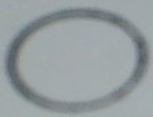
#> input picture templates/5_5_temp_9.jpg, 153 x 117 px
$ python sudo.py --image templates/5_5_temp_9.jpg
#> lines starting #> are read from the running program, lines starting #| are printed output that depends on the picture; after the words box and inside, x2 and y2 are one past the last pixel; in counts of white or black regions, pixels touching at a corner belong together
# this file is for find the O and return position in 3x3 square map
import cv2
import numpy as np
from imutils.object_detection import non_max_suppression
import argparse
# construct the argument parser and parse the arguments
ap = argparse.ArgumentParser()
ap.add_argument("-i", "--image", required = True, help = "Path to the image") # get image path from execute.py
args = vars(ap.parse_args())
# 讀剛剛拍的照片
img = cv2.imread(args["image"])
#> img is the input picture: shape (117, 153, 3); mean B, G, R 160.1, 157.6, 149.7
# each range of (x,y) in the 9(3x3) frame
x_row = [[600,850], [851,1080], [1081,1350]]
y_row = [[300,450], [451,570], [571,850]]

# Define a minimum threshold
thresh = 0.4
total_box = []
# use for check different templates' frames with different colors
global color_index
color_index = 0
def circleBox(temp, color_index) :
#> called with color_index = 1
    W, H = temp.shape[:2]
#> W = 117; H = 153
    # Converting them to grayscale
    img_gray = cv2.cvtColor(img,
                            cv2.COLOR_BGR2GRAY)
    temp_gray = cv2.cvtColor(temp,
                            cv2.COLOR_BGR2GRAY)
    # Passing the image to matchTemplate method
    match = cv2.matchTemplate(
        image=img_gray, templ=temp_gray,
    method=cv2.TM_CCOEFF_NORMED)
#> match = [1]

    # Select rectangles with
    # confidence greater than threshold
    (y_points, x_points) = np.where(match >= thresh)
#> y_points = [0]; x_points = [0]

    # initialize our list of rectangles
    boxes = list()

    # loop over the starting (x, y)-coordinates again
    for (x, y) in zip(x_points, y_points):

        # update our list of rectangles
        boxes.append((x, y, x + W, y + H))
#> this loop made 1 pass
#> (x, y) on pass 1: (0, 0)
#> after the loop, boxes = [(0, 0, 117, 153)]

    # apply non-maxima suppression to the rectangles
    # this will create a single bounding box
    boxes = non_max_suppression(np.array(boxes))
#> boxes = [[0, 0, 117, 153]]
    # loop over the final bounding boxes
    #print(boxes)
    #print(len(boxes))
    index = 0
    no_lap = 0
    for (x1, y1, x2, y2) in boxes: # each detected object
        # for debug
        #cv2.rectangle(img, (x1-50, y1-50), (x2-50, y2-50),
        #                (255, color_index * 63, 0), 1)
        #print("x = " + str((x1+x2)/2),end = '')
        #print("y = " + str((y1+y2)/2))
        total_box.append([x1, y1, x2, y2])
        cv2.rectangle(img, (x1-50, y1-50), (x2-50, y2-50),
                    (255, color_index * 63, 0), 1)
        #print([x1, y1, x2, y2])
        #print(img)
        # 檢查重疊，用多個 templates 才要用
        """if checkInclude(boxes[index], index, total_box) :
            #cv2.rectangle(img, (x1-50, y1-50), (x2-50, y2-50),
            #            (255, color_index * 63, 0), 1)
            #total_box.append([x1, y1, x2, y2])
            index += 1
            continue
        else :
            print(boxes[index])
            no_lap += 1"""
        # draw the bounding box on the image
        index = index + 1
#> this loop made 1 pass
#> (x1, y1, x2, y2, index) on pass 1: (0, 0, 117, 153, 1)
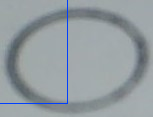
#> img: shape (117, 153, 3); 0.96% of pixels changed, all inside (x1, y1, x2, y2) = (0, 0, 68, 104)
#> after the loop, index = 1; total_box = [[0, 0, 117, 153]]
    cv2.imwrite(args['image'], img)
    #print("總共偵測到 %d 個圓形" %index)

def checkInclude(check_list, index, boxes) : # 檢查是否有重疊物件
    n_index = 0
    if len(boxes) == 0 :
        return False
    for (x1, y1, x2, y2) in boxes:
        if index > n_index : # 比要檢查的還要前面，所以要檢查
            if (x2 >= check_list[0] and x1 <= check_list[0]) and (y2 >= check_list[1] and y1 <= check_list[1]) : # 檢查 x0
                return True
            if (x2 >= check_list[2] and x1 <= check_list[2]) and (y2 >= check_list[3] and y1 <= check_list[3]) : # 檢查 x0
                return True
            if (x2 >= check_list[2] and x1 <= check_list[2]) and (y2 >= check_list[1] and y1 <= check_list[1]):
                return True
            if (x2 >= check_list[0] and x1 <= check_list[0]) and (y2 >= check_list[3] and y1 <= check_list[3]):
                return True
            if (x1 >= check_list[0] and x2 <= check_list[2]) and (y1 >= check_list[1] and y2 <= check_list[3]):
                return True
        n_index += 1
    cv2.rectangle(img, (check_list[0]-50, check_list[1]-50), (check_list[2]-50, check_list[3]-50),
                    (255, color_index * 63, 0), 1)
    return False

# [7 lines of commented-out code are left out]
color_index += 1
circleBox(cv2.imread('templates/5_5_temp_9.jpg'), color_index)

nn = 0
#print("總共有 " + str(len(total_box)))
for i in total_box :
    nn += 1
    center_x = (i[2]+i[0])/2
    center_y = (i[1]+i[3])/2
    x_index = 0
    #print(str(nn) + "號。範圍 " + str(i) + ", 中心 : " + str((i[2]+i[0])/2) + ", " + str((i[3] + i[1])/2))
    for start_x, end_x in x_row :
        y_index = 0
        for start_y, end_y in y_row :
            if (start_x < center_x and end_x > center_x) and (start_y < center_y and end_y > center_y) :
                print(str(x_index) + "," + str(y_index) + "$", end ='')
            y_index += 1
        x_index += 1
#> this loop made 1 pass
#> (i, nn, center_x, center_y) on pass 1: ([0, 0, 117, 153], 1, 58.5, 76.5)
#> after the loop, nn = 1

    #print(str(nn) + "號。範圍 " + str(i) + ", 中心 : " + str((i[2]+i[0])/2) + ", " + str((i[3] + i[1])/2))
# 當要用多個模板再用
"""new_total_box = []
index_n = 0
for i in total_box :
    #cv2.rectangle(img, (x1-50, y1-50), (x2-50, y2-50),
    #                (255, color_index * 63, 0), 1)
    if not checkInclude(i, index_n, total_box) :
        #print(i)
        #cv2.rectangle(img, (i[0], i[1]), (i[2], i[3]),(255, 255, 0), 1)
        new_total_box.append(i)
    index_n += 1"""
cv2.imwrite(args['image'], img)

$ run again, with templates/5_5_temp_7.jpg copied over templates/5_5_temp_9.jpg
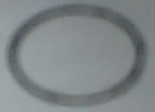
#> input picture templates/5_5_temp_7.jpg, 155 x 112 px
#> img is the input picture: shape (112, 155, 3); mean B, G, R 136.4, 134, 127.5
#> W = 112; H = 155
#> match = [1]
#> y_points = [0]
#> the loop in circleBox, `for (x, y) in zip(x_points, y_points):` made 1 pass
#> (x, y) on pass 1: (0, 0)
#> after the loop in circleBox, `for (x, y) in zip(x_points, y_points):`: boxes = [(0, 0, 112, 155)]
#> in circleBox, `boxes = non_max_suppression(np.array(boxes))`: boxes = [[0, 0, 112, 155]]
#> the loop in circleBox, `for (x1, y1, x2, y2) in boxes: # each detected object # for debug #cv2..` made 1 pass
#> (x1, y1, x2, y2, index) on pass 1: (0, 0, 112, 155, 1)
#> after the loop in circleBox, `for (x1, y1, x2, y2) in boxes:`:
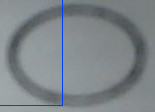
#> img: shape (112, 155, 3); 0.97% of pixels changed, all inside (x1, y1, x2, y2) = (0, 0, 63, 106)
#> after the loop in circleBox, `for (x1, y1, x2, y2) in boxes:`: index = 1; total_box = [[0, 0, 112, 155]]
#> the loop `for i in total_box :` made 1 pass
#> (i, nn, center_x, center_y) on pass 1: ([0, 0, 112, 155], 1, 56, 77.5)
#> after the loop `for i in total_box :`: nn = 1

$ run again, with templates/5_5_temp_8.jpg copied over templates/5_5_temp_9.jpg
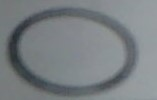
#> input picture templates/5_5_temp_8.jpg, 157 x 100 px
#> img is the input picture: shape (100, 157, 3); mean B, G, R 130.8, 127.5, 121.9
#> W = 100; H = 157
#> match = [1]
#> y_points = [0]
#> the loop in circleBox, `for (x, y) in zip(x_points, y_points):` made 1 pass
#> (x, y) on pass 1: (0, 0)
#> after the loop in circleBox, `for (x, y) in zip(x_points, y_points):`: boxes = [(0, 0, 100, 157)]
#> in circleBox, `boxes = non_max_suppression(np.array(boxes))`: boxes = [[0, 0, 100, 157]]
#> the loop in circleBox, `for (x1, y1, x2, y2) in boxes: # each detected object # for debug #cv2..` made 1 pass
#> (x1, y1, x2, y2, index) on pass 1: (0, 0, 100, 157, 1)
#> after the loop in circleBox, `for (x1, y1, x2, y2) in boxes:`:
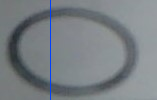
#> img: shape (100, 157, 3); 0.64% of pixels changed, all inside (x1, y1, x2, y2) = (50, 0, 51, 100)
#> after the loop in circleBox, `for (x1, y1, x2, y2) in boxes:`: index = 1; total_box = [[0, 0, 100, 157]]
#> the loop `for i in total_box :` made 1 pass
#> (i, nn, center_x, center_y) on pass 1: ([0, 0, 100, 157], 1, 50, 78.5)
#> after the loop `for i in total_box :`: nn = 1

$ run again, with templates/5_5_temp_6.jpg copied over templates/5_5_temp_9.jpg
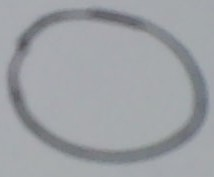
#> input picture templates/5_5_temp_6.jpg, 214 x 177 px
#> img is the input picture: shape (177, 214, 3); mean B, G, R 164.8, 160.5, 157.5
#> W = 177; H = 214
#> match = [1]
#> y_points = [0]
#> the loop in circleBox, `for (x, y) in zip(x_points, y_points):` made 1 pass
#> (x, y) on pass 1: (0, 0)
#> after the loop in circleBox, `for (x, y) in zip(x_points, y_points):`: boxes = [(0, 0, 177, 214)]
#> in circleBox, `boxes = non_max_suppression(np.array(boxes))`: boxes = [[0, 0, 177, 214]]
#> the loop in circleBox, `for (x1, y1, x2, y2) in boxes: # each detected object # for debug #cv2..` made 1 pass
#> (x1, y1, x2, y2, index) on pass 1: (0, 0, 177, 214, 1)
#> after the loop in circleBox, `for (x1, y1, x2, y2) in boxes:`:
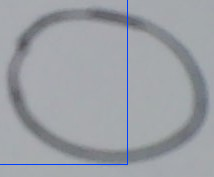
#> img: shape (177, 214, 3); 0.77% of pixels changed, all inside (x1, y1, x2, y2) = (0, 0, 128, 165)
#> after the loop in circleBox, `for (x1, y1, x2, y2) in boxes:`: index = 1; total_box = [[0, 0, 177, 214]]
#> the loop `for i in total_box :` made 1 pass
#> (i, nn, center_x, center_y) on pass 1: ([0, 0, 177, 214], 1, 88.5, 107)
#> after the loop `for i in total_box :`: nn = 1
